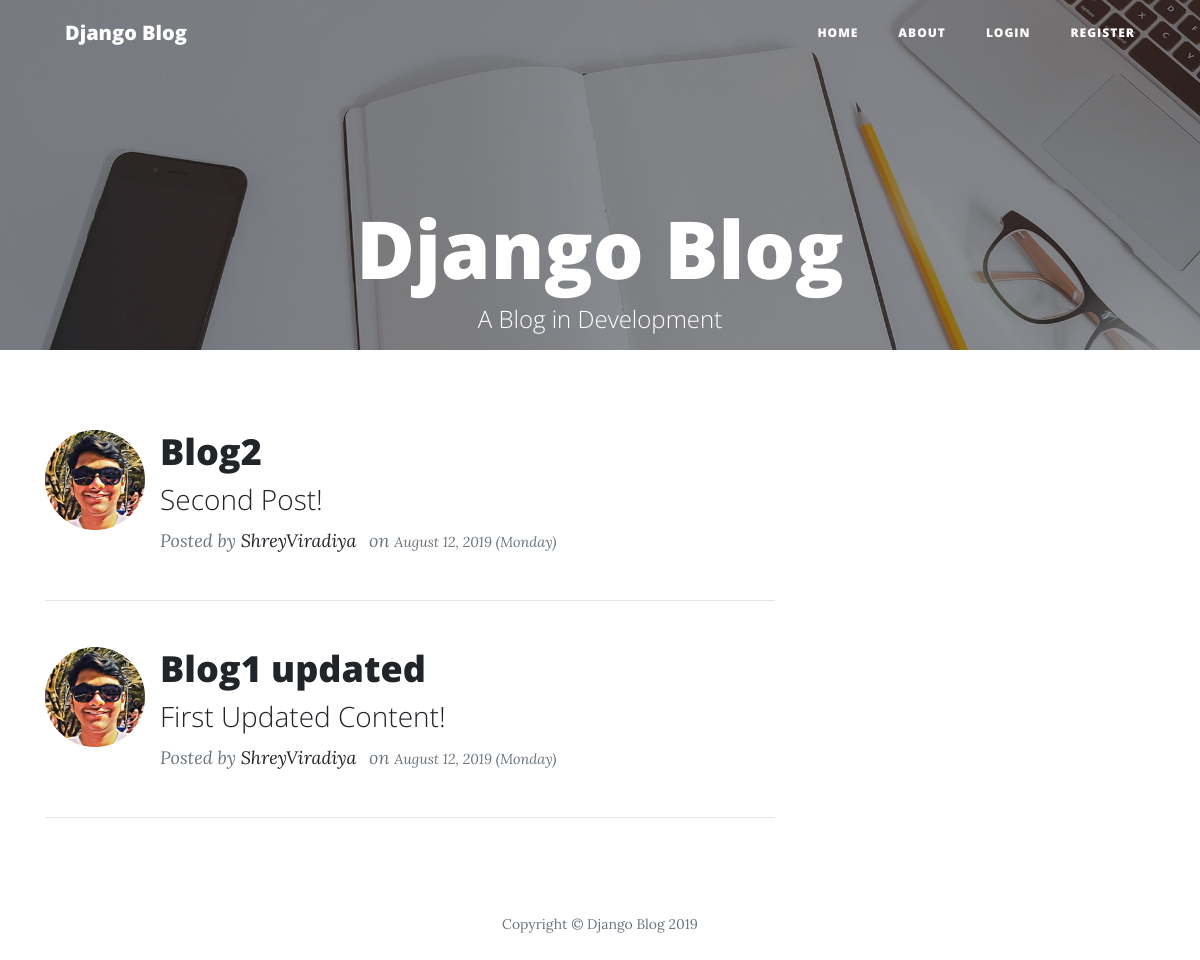
The app's page /, older data.
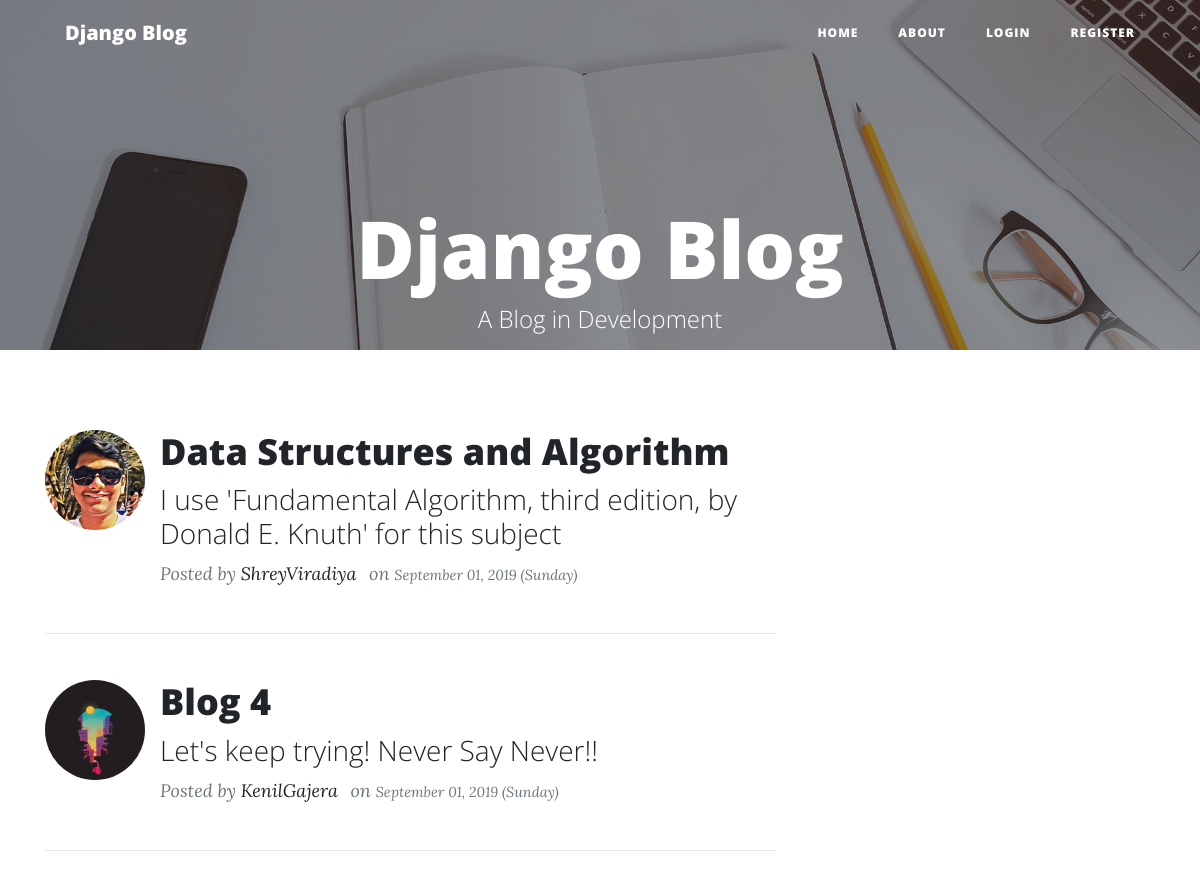
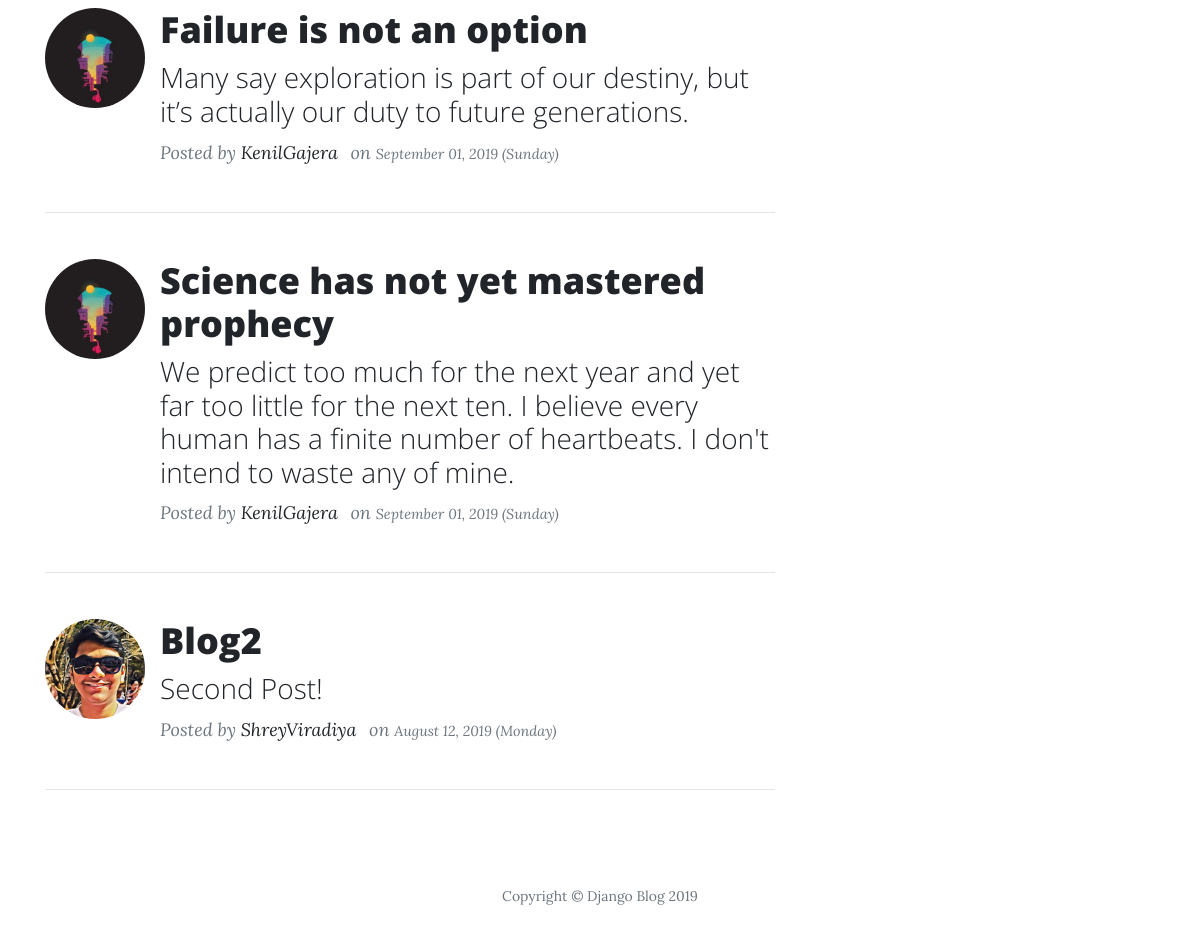
The same page, newer data (2 pictures, top to bottom).
### blog/models.py (models this page shows, shortened)
class Post(models.Model):
    title = models.CharField(max_length = 100)
    content = models.TextField()
    date_posted = models.DateTimeField(default = timezone.now)
    author = models.ForeignKey(User, on_delete = models.CASCADE)

### users/models.py (models this page shows, shortened)
class Profile(models.Model):
    user = models.OneToOneField(User, on_delete = models.CASCADE)
    image = models.ImageField(default = 'default.jpg', upload_to = 'profile_pics')

### blog/views.py (the view)
# urls.py: path('', PostListView.as_view() , name = 'blog-home'),
class PostListView(ListView):
    model = Post
    template_name = 'blog/home.html'  # <app>/<model>_<viewtype>.html
    context_object_name = 'posts'
    ordering = ['-date_posted']

### blog/templates/blog/home.html
{% extends "blog/base.html" %}
{% block content %}
    {%for post in posts%}
    <div class="d-xl-flex align-items-xl-start">
    <img class="rounded-circle" src="{{ post.author.profile.image.url }}" style="height: 100px; width: 100px; margin-right: 15px;margin-top: 30px">
    <div class="post-preview">
        <a href="{% url 'post-detail' post.id %}">
            <h2 class="post-title">{{ post.title }}</h2>
        </a>
        <a>
            <h3 class="post-subtitle">{{ post.content }}</h3></a>
        <p class="post-meta">Posted by <a class="mr-2" href="#">{{ post.author }}</a> on <small class="text-muted">{{ post.date_posted|date:"F d, Y (l)" }}</small></p>
    </div>
    </div>
    <hr>
    {%endfor%}
{% endblock content %}

### blog/templates/blog/base.html (shortened to what this page needs)
{% load static %}
{% load crispy_forms_tags %}
<!DOCTYPE html>
<html>
<head>
    <link rel="stylesheet" href="{% static 'blog/bootstrap.min.css' %}">
    <link rel="stylesheet" href="{% static 'blog/font-awesome.min.css' %}">
    <link rel="stylesheet" href="{% static 'blog/main.css' %}">
</head>
<body>
    <nav class="navbar navbar-light navbar-expand-lg fixed-top" id="mainNav">
        <div class="container"><a class="navbar-brand" href="{% url 'blog-home' %}">Django Blog</a>
            <div
                class="collapse navbar-collapse" id="navbarResponsive">
                <ul class="nav navbar-nav ml-auto">
                    <li class="nav-item" role="presentation"><a class="nav-link" href="{% url 'blog-home' %}">Home</a></li>
                    <li class="nav-item" role="presentation"><a class="nav-link" href="{% url 'blog-about' %}">About</a></li>
                    {% if user.is_authenticated %}
                    <li class="nav-item" role="presentation"><a class="nav-link" href="{% url 'post-create' %}">Create A Post</a></li>
                    <li class="nav-item" role="presentation"><a class="nav-link" href="{% url 'profile' %}">Profile</a></li>
                    <li class="nav-item" role="presentation"><a class="nav-link" href="{% url 'logout' %}">Logout</a></li>
                    {% else %}
                    <li class="nav-item" role="presentation"><a class="nav-link" href="{% url 'login' %}">Login</a></li>
                    <li class="nav-item" role="presentation"><a class="nav-link" href="{% url 'register' %}">Register</a></li>
                    {% endif %}
                </ul>
        </div>
        </div>
    </nav>
    <header class="masthead" style="background-image: url({% static 'blog/home-bg.jpg' %}) ;height: 350px;">
        <div class="overlay"></div>
        <div class="container text-center">
            <div class="row">
                <div class="col-md-10 col-lg-8 mx-auto">
                    <div class="site-heading">
                        <h1>Django Blog</h1><span class="subheading">A Blog in Development</span></div>
                </div>
            </div>
        </div>
    </header>
    <div class="container">
        <div class="row">
            <div class="col-md-10 col-lg-8">
                <div class="row">
                    <div class="col-lg-12 col-md-10">
                      {% block content %}{% endblock %}
                    </div>
            </div>
        </div>
    </div>
    <footer>
        <div class="container">
            <div class="row">
                <div class="col-md-10 col-lg-8 mx-auto">
                    <p class="text-muted copyright">Copyright&nbsp;©&nbsp;Django Blog 2019</p>
                </div>
            </div>
        </div>
    </footer>
</body>
</html>

Row changes from the older to the newer data that the page shows:
removed Post: author.profile.image (picture), title "Blog1 updated", content "First Updated Content!", author "ShreyViradiya", date_posted "August 12, 2019 (Monday)"
added Post: author.profile.image (picture), title "Data Structures and Algorithm", content "I use 'Fundamental Algorithm, third edition, by Donald E. Knuth' for this subject", author "ShreyViradiya", date_posted "September 01, 2019 (Sunday)"
added Post: author.profile.image (placeholder picture), title "Blog 4", content "Let's keep trying! Never Say Never!!", author "KenilGajera", date_posted "September 01, 2019 (Sunday)"
added Post: author.profile.image (placeholder picture), title "Failure is not an option", content "Many say exploration is part of our destiny, but it’s actually our duty to future generations.", author "KenilGajera", date_posted "September 01, 2019 (Sunday)"
added Post: author.profile.image (placeholder picture), title "Science has not yet mastered prophecy", content "We predict too much for the next year and yet far too little for the next ten. I believe every human has a finite number of heartbeats. I don't intend to waste any of mine.", author "KenilGajera", date_posted "September 01, 2019 (Sunday)"
